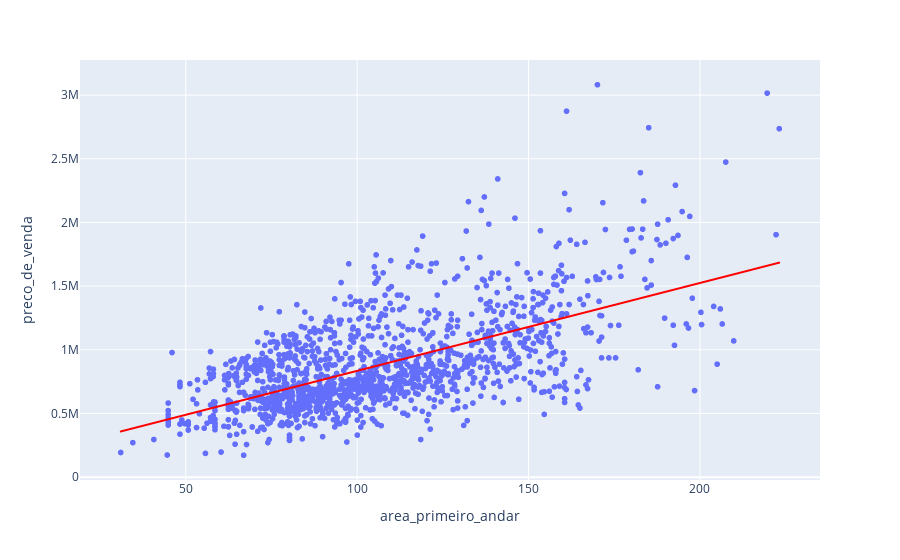

Source (notebook cell):
### Code cell
# Qual a reta que melhor se adequa a relação?
px.scatter(df_vendas, x = 'area_primeiro_andar', y = 'preco_de_venda', trendline_color_override="red", trendline = 'ols' )

### Figure 1 — Plotly figure (JSON) as saved in the notebook; plotly's stock layout.template omitted (floating-point values rounded to 4 significant figures; data arrays with more than 128 entries replaced by an {"elided": "..."} marker saying what was removed)
{"data": [{"hovertemplate": "area_primeiro_andar=%{x}<br>preco_de_venda=%{y}<extra></extra>", "legendgroup": "", "marker": {"color": "#636efa", "symbol": "circle"}, "mode": "markers", "name": "", "showlegend": false, "type": "scattergl", "x": {"elided": "1438 float values"}, "xaxis": "x", "y": {"elided": "1438 float values"}, "yaxis": "y"}, {"hovertemplate": "<b>OLS trendline</b><br>preco_de_venda = 6899.2 * area_primeiro_andar + 144777<br>R<sup>2</sup>=0.380142<br><br>area_primeiro_andar=%{x}<br>preco_de_venda=%{y} <b>(trend)</b><extra></extra>", "legendgroup": "", "line": {"color": "red"}, "marker": {"color": "#636efa", "symbol": "circle"}, "mode": "lines", "name": "", "showlegend": false, "type": "scattergl", "x": {"elided": "1438 float values"}, "xaxis": "x", "y": {"elided": "1438 float values"}, "yaxis": "y"}], "layout": {"legend": {"tracegroupgap": 0}, "margin": {"t": 60}, "xaxis": {"anchor": "y", "domain": [0, 1], "title": {"text": "area_primeiro_andar"}}, "yaxis": {"anchor": "x", "domain": [0, 1], "title": {"text": "preco_de_venda"}}}}
